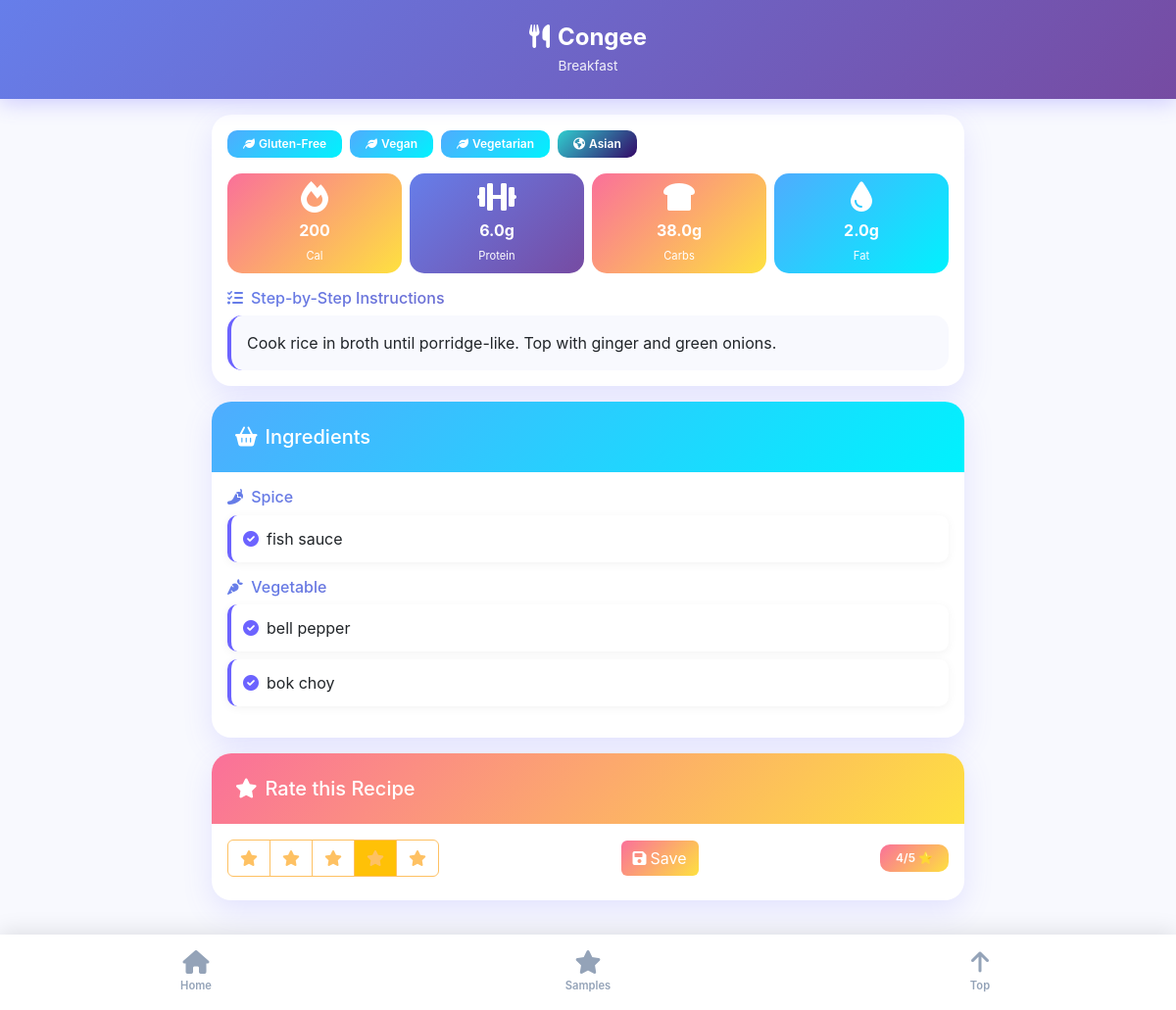
Screenshot of /recipe/26 with the database file from the repository.
### tables this page shows
CREATE TABLE recipes (
        id INTEGER PRIMARY KEY AUTOINCREMENT,
        title TEXT NOT NULL,
        meal_type TEXT NOT NULL,
        instructions TEXT NOT NULL,
        calories INTEGER NOT NULL,
        protein REAL NOT NULL,
        carbs REAL NOT NULL,
        fat REAL NOT NULL
    );

CREATE TABLE ingredients (
        id INTEGER PRIMARY KEY AUTOINCREMENT,
        name TEXT NOT NULL UNIQUE,
        category TEXT NOT NULL
    );

### app.py (the view)
@app.route('/recipe/<int:recipe_id>')
def recipe_detail(recipe_id):
    recipe = get_recipe_by_id(recipe_id)
    if recipe:
        return render_template('recipe_detail.html', recipe=recipe)
    else:
        return "Recipe not found", 404

### app.py (called while the page is built)
def get_db():
    if 'db' not in g:
        g.db = sqlite3.connect(DATABASE)
        g.db.row_factory = sqlite3.Row
    return g.db

def get_db_connection():
    return get_db()

def get_recipe_ingredients(recipe_id):
    conn = get_db_connection()
    try:
        ingredients = conn.execute("""
            SELECT i.name, i.category
            FROM ingredients i
            JOIN recipe_ingredients ri ON i.id = ri.ingredient_id
            WHERE ri.recipe_id = ?
            ORDER BY i.category, i.name
        """, (recipe_id,)).fetchall()
        conn.close()
        return [dict(ing) for ing in ingredients]
    except Exception as e:
        print(f"Error getting ingredients for recipe {recipe_id}: {e}")
        conn.close()
        return []

### templates/recipe_detail.html (shortened to what this page needs)
{% extends "base.html" %}
{% block header_title %}{{ recipe.title }}{% endblock %}
{% block header_subtitle %}{{ recipe.meal_type.title() }}{% endblock %}
{% block content %}
<div class="card mb-3">
    <div class="card-body">
        <div class="d-flex flex-wrap gap-2 mb-3">
            {% for tag in recipe.dietary_tags %}
            <span class="badge" style="background: var(--success-gradient);">
                <i class="fas fa-leaf me-1"></i>{{ tag.title() }}
            </span>
            {% endfor %}
            {% for race in recipe.races %}
            <span class="badge" style="background: var(--info-gradient);">
                <i class="fas fa-earth-americas me-1"></i>{{ race }}
            </span>
            {% endfor %}
        </div>
        <div class="row g-2 mb-3">
            <div class="col-3">
                <div class="text-center p-2" style="background: linear-gradient(135deg, #fa709a 0%, #fee140 100%); border-radius: 15px;">
                    <i class="fas fa-fire fa-2x" style="color: white;"></i>
                    <div class="fw-bold mt-1" style="color: white;">{{ recipe.calories }}</div>
                    <small style="color: white; font-size: 0.7rem;">Cal</small>
                </div>
            </div>
            <div class="col-3">
                <div class="text-center p-2" style="background: var(--primary-gradient); border-radius: 15px;">
                    <i class="fas fa-dumbbell fa-2x" style="color: white;"></i>
                    <div class="fw-bold mt-1" style="color: white;">{{ recipe.protein }}g</div>
                    <small style="color: white; font-size: 0.7rem;">Protein</small>
                </div>
            </div>
            <div class="col-3">
                <div class="text-center p-2" style="background: var(--warning-gradient); border-radius: 15px;">
                    <i class="fas fa-bread-slice fa-2x" style="color: white;"></i>
                    <div class="fw-bold mt-1" style="color: white;">{{ recipe.carbs }}g</div>
                    <small style="color: white; font-size: 0.7rem;">Carbs</small>
                </div>
            </div>
            <div class="col-3">
                <div class="text-center p-2" style="background: var(--success-gradient); border-radius: 15px;">
                    <i class="fas fa-droplet fa-2x" style="color: white;"></i>
                    <div class="fw-bold mt-1" style="color: white;">{{ recipe.fat }}g</div>
                    <small style="color: white; font-size: 0.7rem;">Fat</small>
                </div>
            </div>
        </div>
        <h6 class="gradient-text mb-2">
            <i class="fas fa-list-check me-2"></i>Step-by-Step Instructions
        </h6>
        <div class="p-3" style="background: var(--bg-color); border-radius: 15px; border-left: 4px solid var(--primary-color);">
            {% if 'Step 1:' in recipe.instructions %}
                {% set steps = recipe.instructions.split('Step ') %}
                {% for step in steps %}
                    {% if step.strip() %}
                        {% set step_parts = step.split(':', 1) %}
                        {% if step_parts|length == 2 %}
                            <div class="mb-3 p-2" style="background: white; border-radius: 10px; border-left: 3px solid var(--primary-color);">
                                <div class="fw-bold text-primary mb-1">
                                    <i class="fas fa-circle-check me-2"></i>Step {{ step_parts[0] }}
                                </div>
                                <div class="text-muted">{{ step_parts[1].strip() }}</div>
                            </div>
                        {% endif %}
                    {% endif %}
                {% endfor %}
            {% else %}
                {{ recipe.instructions }}
            {% endif %}
        </div>
    </div>
</div>
<div class="card mb-3">
    <div class="card-header" style="background: var(--success-gradient);">
        <h5 class="mb-0" style="color: white;">
            <i class="fas fa-basket-shopping me-2"></i>Ingredients
        </h5>
    </div>
    <div class="card-body">
        {% if recipe.ingredients %}
            {% set ingredients_by_category = recipe.ingredients | groupby('category') %}
            {% for category, ingredients in ingredients_by_category %}
            <div class="mb-3">
                <h6 class="gradient-text mb-2">
                    <i class="fas fa-{{ 'drumstick-bite' if category == 'protein' else 'carrot' if category == 'vegetable' else 'bread-slice' if category == 'grain' else 'cheese' if category == 'dairy' else 'pepper-hot' if category == 'spice' else 'apple-whole' if category == 'fruit' else 'seedling' }} me-1"></i>
                    {{ category.title() }}
                </h6>
                {% for ingredient in ingredients %}
                <div class="ingredient-item">
                    <i class="fas fa-circle-check me-2" style="color: #6C63FF;"></i>{{ ingredient.name }}
                </div>
                {% endfor %}
            </div>
            {% endfor %}
        {% endif %}
    </div>
</div>
<div class="card mb-3">
    <div class="card-header" style="background: var(--warning-gradient);">
        <h5 class="mb-0" style="color: white;">
            <i class="fas fa-star me-2"></i>Rate this Recipe
        </h5>
    </div>
    <div class="card-body">
        <form id="ratingForm" onsubmit="submitRating(event)">
            <div class="d-flex align-items-center justify-content-between flex-wrap gap-2">
                <div class="btn-group" role="group">
                    {% for i in range(1, 6) %}
                    <label class="btn btn-outline-warning" for="rating{{ i }}" style="border-color: #FEC163; color: #FEC163;">
                        <i class="fas fa-star"></i>
                    </label>
                    {% endfor %}
                </div>
                <button type="submit" class="btn" style="background: var(--warning-gradient); color: white; border: none;">
                    <i class="fas fa-save me-1"></i>Save
                </button>
                {% if recipe.rating %}
                <span class="badge" style="background: var(--warning-gradient);">
                    {{ recipe.rating }}/5 ⭐
                </span>
                {% endif %}
            </div>
        </form>
    </div>
</div>
{% endblock %}

### templates/base.html (style rules this page uses)
:root { --primary-gradient: linear-gradient(135deg, #667eea 0%, #764ba2 100%); --secondary-gradient: linear-gradient(135deg, #f093fb 0%, #f5576c 100%); --success-gradient: linear-gradient(135deg, #4facfe 0%, #00f2fe 100%); --warning-gradient: linear-gradient(135deg, #fa709a 0%, #fee140 100%); --info-gradient: linear-gradient(135deg, #30cfd0 0%, #330867 100%); --primary-color: #6C63FF; --secondary-color: #FF6B9D; --accent-color: #FEC163; --bg-color: #F8F9FE; --text-dark: #2D3748; --shadow: 0 10px 30px rgba(108, 99, 255, 0.15); --shadow-lg: 0 20px 60px rgba(108, 99, 255, 0.25); }
* { margin: 0; padding: 0; box-sizing: border-box; }
body { font-family: -apple-system, BlinkMacSystemFont, 'Segoe UI', Roboto, 'Helvetica Neue', Arial, sans-serif; background: var(--bg-color); color: var(--text-dark); padding-bottom: 80px; min-height: 100vh; }
.card { border-radius: 20px; border: none; box-shadow: var(--shadow); overflow: hidden; }
.card-header { background: var(--primary-gradient); color: white; border: none; padding: 1.5rem; }
.gradient-text { background: var(--primary-gradient); -webkit-background-clip: text; -webkit-text-fill-color: transparent; background-clip: text; }
.badge { border-radius: 10px; padding: 0.5rem 1rem; font-weight: 600; }
.ingredient-item { background: white; padding: 0.75rem; margin: 0.5rem 0; border-radius: 10px; border-left: 4px solid var(--primary-color); box-shadow: 0 2px 10px rgba(0, 0, 0, 0.05); }

### rows the page displays
recipes: title "Congee", meal_type "Breakfast", calories "200", protein "6.0", carbs "38.0", fat "2.0", instructions "Cook rice in broth until porridge-like. Top with ginger and green onions."
ingredients: title "Spice", name "fish sauce"
ingredients: title "Vegetable", name "bell pepper"
ingredients: name "bok choy"

### other values shown
{{ tag.title() }} "Gluten-Free" "Vegan" "Vegetarian"
{{ race }} "Asian"
{{ recipe.rating }} "4"
